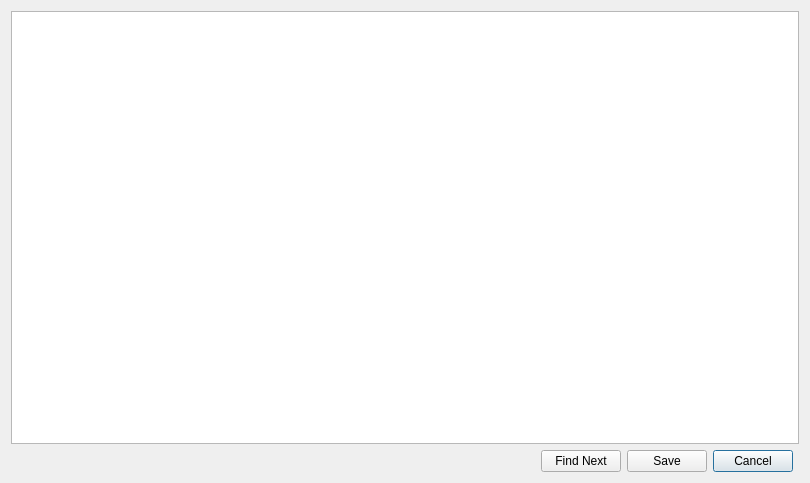
<?xml version="1.0" encoding="UTF-8"?>
<ui version="4.0">
 <class>ErrorEditDialog</class>
 <widget class="QDialog" name="ErrorEditDialog">
  <property name="geometry">
   <rect>
    <x>0</x>
    <y>0</y>
    <width>810</width>
    <height>483</height>
   </rect>
  </property>
  <property name="windowTitle">
   <string>Edit Erroneous Fields</string>
  </property>
  <property name="windowIcon">
   <iconset resource="../images.qrc">
    <normaloff>:/icon32.ico</normaloff>:/icon32.ico</iconset>
  </property>
  <layout class="QGridLayout" name="gridLayout">
   <item row="0" column="0" colspan="5">
    <widget class="QTableWidget" name="tableWidget"/>
   </item>
   <item row="2" column="3">
    <widget class="QPushButton" name="cancel">
     <property name="text">
      <string>Cancel</string>
     </property>
    </widget>
   </item>
   <item row="2" column="0">
    <spacer name="horizontalSpacer">
     <property name="orientation">
      <enum>Qt::Horizontal</enum>
     </property>
     <property name="sizeHint" stdset="0">
      <size>
       <width>40</width>
       <height>20</height>
      </size>
     </property>
    </spacer>
   </item>
   <item row="2" column="2">
    <widget class="QPushButton" name="save">
     <property name="maximumSize">
      <size>
       <width>798</width>
       <height>16777215</height>
      </size>
     </property>
     <property name="text">
      <string>Save</string>
     </property>
    </widget>
   </item>
   <item row="2" column="1">
    <widget class="QPushButton" name="find">
     <property name="text">
      <string>Find Next</string>
     </property>
    </widget>
   </item>
  </layout>
 </widget>
 <resources>
  <include location="../images.qrc"/>
 </resources>
 <connections/>
</ui>
